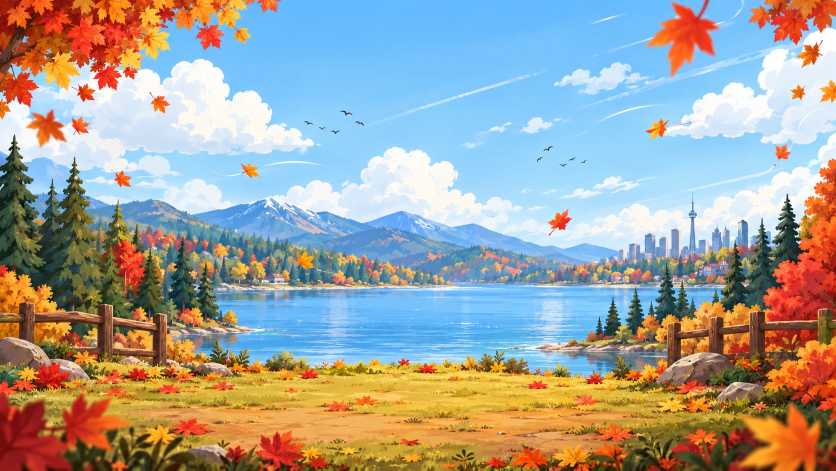
#> input picture img/web/scene/background-autumn-lake.webp, 1672 x 941 px (shown at 1/2 size)
$ python build_art_preview.py
#> lines starting #> are read from the running program, lines starting #| are printed output that depends on the picture
from pathlib import Path
from PIL import Image

ROOT = Path(__file__).resolve().parents[1]
WEB = ROOT / "img" / "web"
OUT = ROOT / "img" / "previews"
OUT.mkdir(parents=True, exist_ok=True)

canvas = Image.open(WEB / "scene" / "background-autumn-lake.webp").convert("RGBA")
W, H = canvas.size
#> W = 1672; H = 941


def layer(path: str, width: int, cx: int, bottom: int, opacity: float = 1.0):
#> called with path = 'tree/canopy-back.webp', width = 940, cx = 836, bottom = 660, opacity = 0.98
    global canvas
    image = Image.open(WEB / path).convert("RGBA")
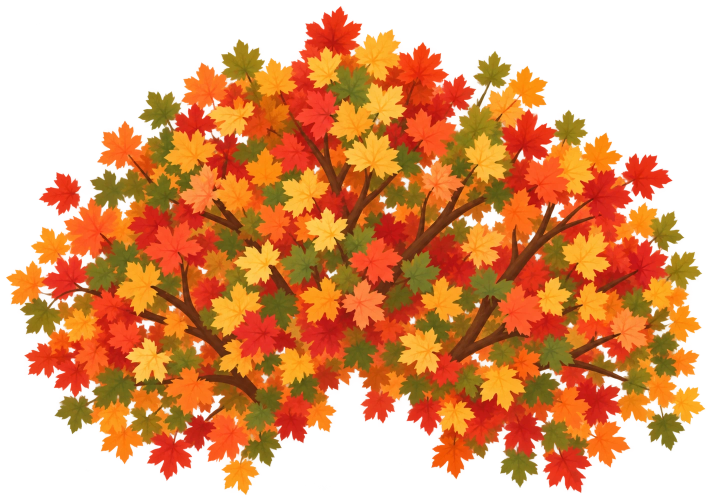
#> input picture img/web/tree/canopy-back.webp, 1423 x 1002 px (shown at 1/2 size)
#> image is the input picture: PIL image 1423x1002 RGBA; mean R, G, B, A 136.2, 65.6, 18.9, 151
    ratio = width / image.width
#> ratio = 0.661
    height = round(image.height * ratio)
#> height = 662
    image = image.resize((width, height), Image.Resampling.LANCZOS)
#> image: PIL image 940x662 RGBA
    if opacity < 1:
        alpha = image.getchannel("A").point(lambda a: round(a * opacity))
        image.putalpha(alpha)
    x = round(cx - width / 2)
    y = bottom - height
#> y = -2
    canvas.alpha_composite(image, (x, y))
    return (x, y, width, height)
# Tree layers are intentionally oversized relative to the hero.
layer("tree/canopy-back.webp", 940, W // 2, 660, 0.98)
layer("tree/canopy-mid.webp", 900, W // 2, 655, 0.92)
#> call 2 of layer, with path = 'tree/canopy-mid.webp', width = 900, cx = 836, bottom = 655, opacity = 0.92
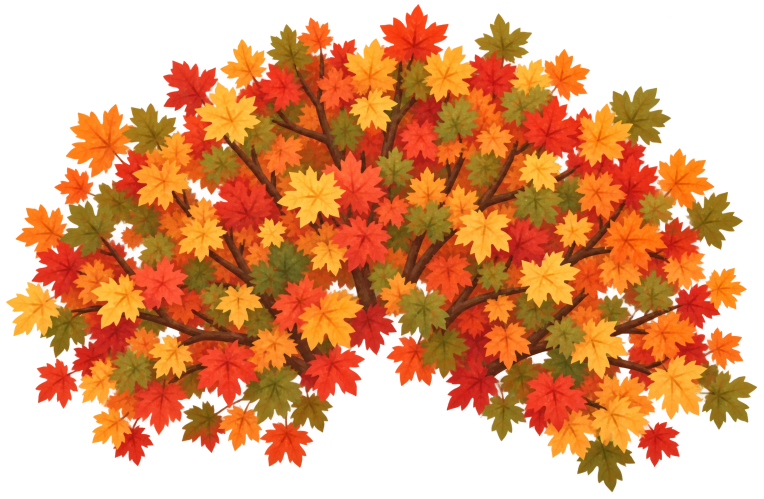
#> input picture img/web/tree/canopy-mid.webp, 1527 x 997 px (shown at 1/2 size)
#> in layer, image is the input picture: PIL image 1527x997 RGBA; mean R, G, B, A 170, 81.8, 23.6, 150
layer("tree/tree-trunk.webp", 440, W // 2, 805, 1.0)
#> call 3 of layer, with path = 'tree/tree-trunk.webp', width = 440, cx = 836, bottom = 805, opacity = 1
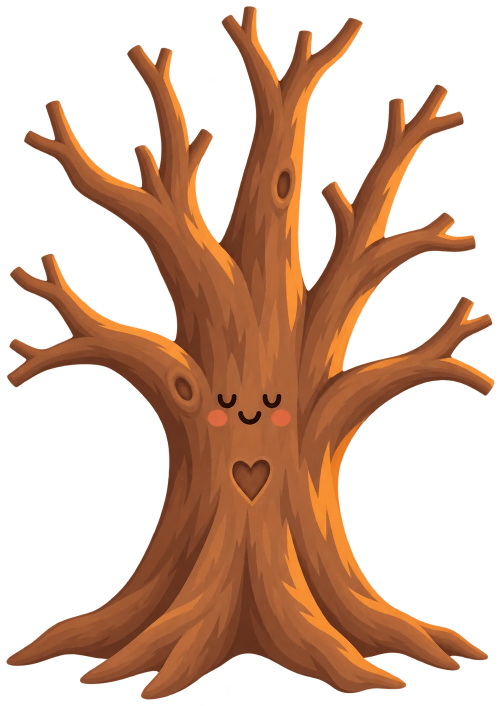
#> input picture img/web/tree/tree-trunk.webp, 1001 x 1412 px (shown at 1/2 size)
#> in layer, image is the input picture: PIL image 1001x1412 RGBA; mean R, G, B, A 134.6, 74.4, 35.2, 106.8
layer("tree/canopy-front.webp", 860, W // 2, 650, 0.82)
#> call 4 of layer, with path = 'tree/canopy-front.webp', width = 860, cx = 836, bottom = 650, opacity = 0.82
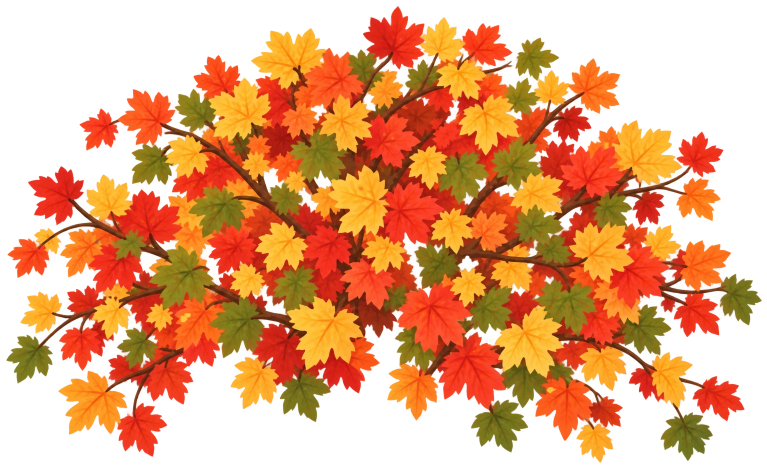
#> input picture img/web/tree/canopy-front.webp, 1534 x 938 px (shown at 1/2 size)
#> in layer, image is the input picture: PIL image 1534x938 RGBA; mean R, G, B, A 182.4, 85.8, 24.8, 138.7
#> in layer (call 4), `image.putalpha(alpha)`:
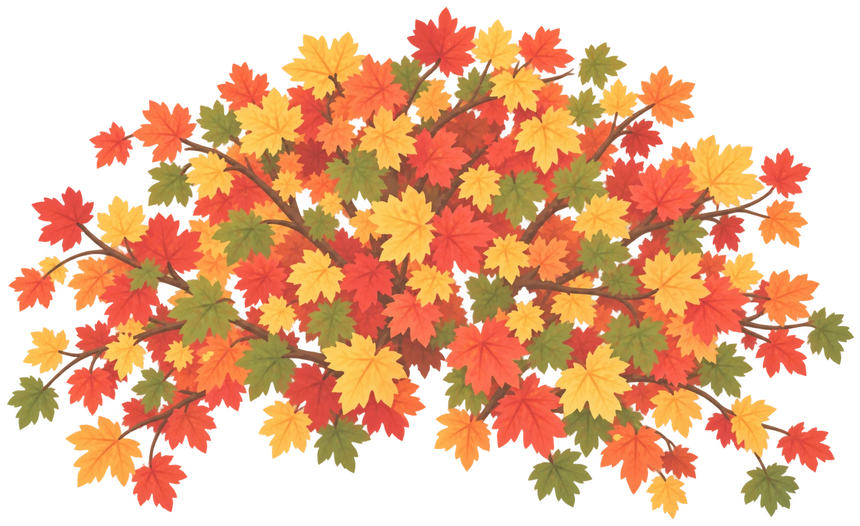
#> image: PIL image 860x526 RGBA; mean R, G, B, A 129.5, 61, 17, 113.9; transparent parts drawn white

# Small perched bird, placed on the right side of the canopy.
bird = Image.open(WEB / "critters" / "bird-chickadee.webp").convert("RGBA")
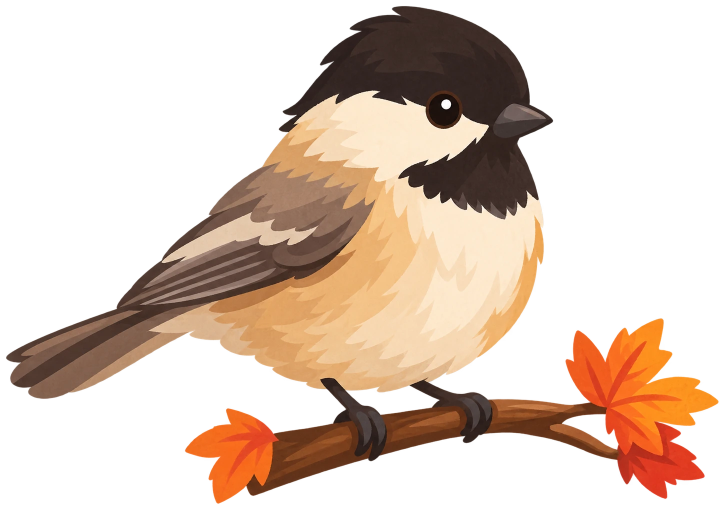
#> input picture img/web/critters/bird-chickadee.webp, 1450 x 1019 px (shown at 1/2 size)
#> bird is the input picture: PIL image 1450x1019 RGBA; mean R, G, B, A 111.5, 78.2, 54.6, 99.2
bird_w = 120
bird_h = round(bird.height * bird_w / bird.width)
#> bird_h = 84
bird = bird.resize((bird_w, bird_h), Image.Resampling.LANCZOS)
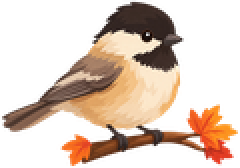
#> bird: PIL image 120x84 RGBA (shown 2 times larger); mean R, G, B, A 78.6, 55.5, 39.2, 99.3; transparent parts drawn white
canvas.alpha_composite(bird, (1085, 360))

# Foreground frame sits over the lower edge, hiding hard layer joins.
#> (the run stopped early here; a loop or call above may not have finished)
